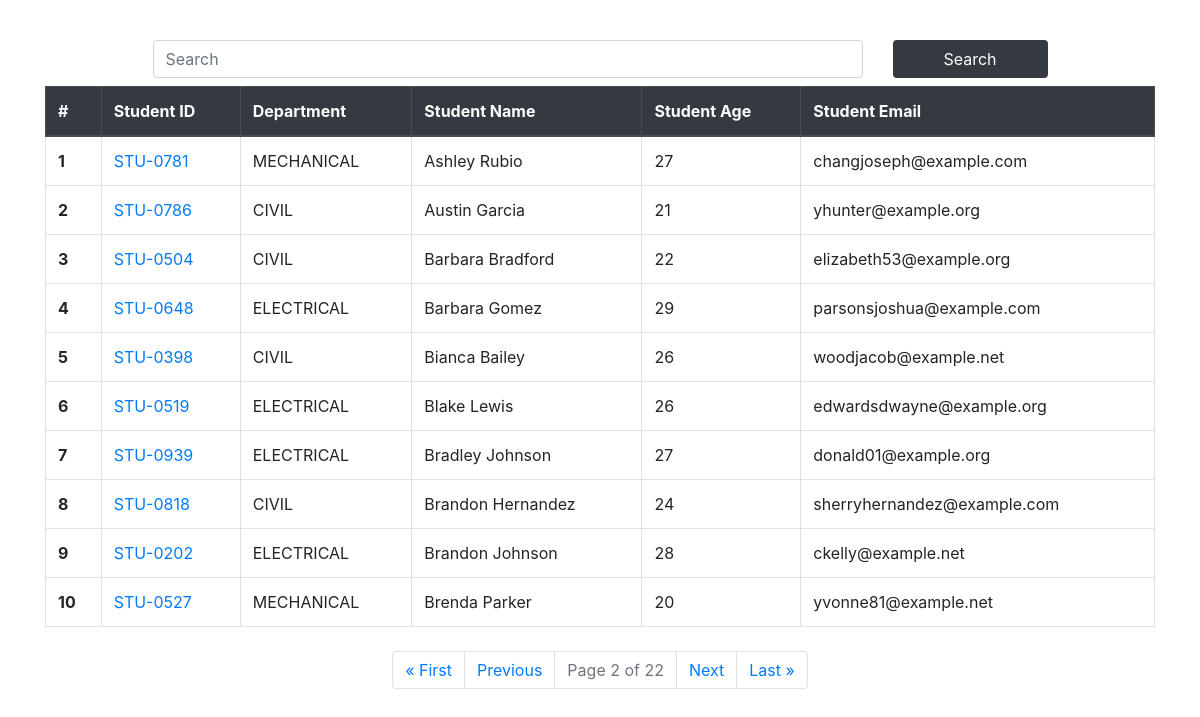
Screenshot of /students/?page=2 with the database file from the repository.
### app/models.py (models this page shows, shortened)
class Student(models.Model):
    department = models.ForeignKey(Department , related_name = "depart" , on_delete=models.CASCADE)
    student_id = models.OneToOneField(StudentId , related_name= "studentid" , on_delete=models.CASCADE)
    student_name = models.CharField(max_length=100)
    student_email = models.EmailField(unique = True)
    student_age = models.IntegerField(default=18)
    student_address = models.TextField()
    class Meta:
        ordering = ['student_name']
        verbose_name = 'student'

class StudentId(models.Model):
    student_id = models.CharField(max_length=100)
    def __str__(self) -> str:
        return self.student_id

class Department(models.Model):
    department = models.CharField(max_length=100)
    def __str__(self) -> str:
        return self.department
    class Meta:
        ordering = ['department']

### app/views.py (the view, shortened to what this page needs)
# urls.py: path('students/', get_students, name='get_students'),
def get_students(request):
    queryset = Student.objects.all()
    paginator = Paginator(queryset, 10)  # Show 20 students per page
    page_number = request.GET.get("page")
    page_obj = paginator.get_page(page_number)
    return render(request, 'students.html', {'queryset': page_obj})

### app/templates/students.html
{% extends "base.html" %}
{% block content %}
<div class="container mt-4">
    <form class="d-flex justify-content-center mt-4">
        <div class="row w-100 justify-content-center">
            <div class="col-md-8 mb-2">
                <input class="form-control" name="search" placeholder="Search">
            </div>
            <div class="col-md-2 mb-2">
                <button class="btn w-100" style="background-color: #343a40; color: white;">Search</button>
            </div>
        </div>
    </form>
    <table class="table table-bordered table-hover">
        <thead class="thead-dark">
            <tr>
                <th scope="col">#</th>
                <th scope="col">Student ID</th>
                <th scope="col">Department</th>
                <th scope="col">Student Name</th>
                <th scope="col">Student Age</th>
                <th scope="col">Student Email</th>
            </tr>
        </thead>
        <tbody>
            {% for student in queryset %}
            <tr>
                <th scope="row">{{ forloop.counter }}</th>
                <td><a href="{% url 'see_marks' student.student_id %}">
                    {{ student.student_id }}
                </a>
                </td>
                <td>{{ student.department}}</td>
                <td>{{ student.student_name }}</td>
                <td>{{ student.student_age }}</td>
                <td>{{ student.student_email }}</td>
            </tr>
            {% endfor %}
        </tbody>
    </table>
    <div class="d-flex justify-content-center mt-4">
        <ul class="pagination">
            {% if queryset.has_previous %}
                <li class="page-item"><a class="page-link" href="?page=1">&laquo; First</a></li>
                <li class="page-item"><a class="page-link" href="?page={{ queryset.previous_page_number }}">Previous</a></li>
            {% endif %}
            <li class="page-item disabled"><a class="page-link">Page {{ queryset.number }} of {{ queryset.paginator.num_pages }}</a></li>
            {% if queryset.has_next %}
                <li class="page-item"><a class="page-link" href="?page={{ queryset.next_page_number }}">Next</a></li>
                <li class="page-item"><a class="page-link" href="?page={{ queryset.paginator.num_pages }}">Last &raquo;</a></li>
            {% endif %}
        </ul>
    </div>
</div>
{% endblock %}

### rows the page displays
Student: student_id "STU-0781", department "MECHANICAL", student_name "Ashley Rubio", student_age "27", student_email "changjoseph@example.com"
Student: student_id "STU-0786", department "CIVIL", student_name "Austin Garcia", student_age "21", student_email "yhunter@example.org"
Student: student_id "STU-0504", department "CIVIL", student_name "Barbara Bradford", student_age "22", student_email "elizabeth53@example.org"
Student: student_id "STU-0648", department "ELECTRICAL", student_name "Barbara Gomez", student_age "29", student_email "parsonsjoshua@example.com"
Student: student_id "STU-0398", department "CIVIL", student_name "Bianca Bailey", student_age "26", student_email "woodjacob@example.net"
Student: student_id "STU-0519", department "ELECTRICAL", student_name "Blake Lewis", student_age "26", student_email "edwardsdwayne@example.org"
Student: student_id "STU-0939", department "ELECTRICAL", student_name "Bradley Johnson", student_age "27", student_email "donald01@example.org"
Student: student_id "STU-0818", department "CIVIL", student_name "Brandon Hernandez", student_age "24", student_email "sherryhernandez@example.com"
Student: student_id "STU-0202", department "ELECTRICAL", student_name "Brandon Johnson", student_age "28", student_email "ckelly@example.net"
Student: student_id "STU-0527", department "MECHANICAL", student_name "Brenda Parker", student_age "20", student_email "yvonne81@example.net"

### other values shown
{{ queryset.number }} "2"
{{ queryset.paginator.num_pages }} "22"
